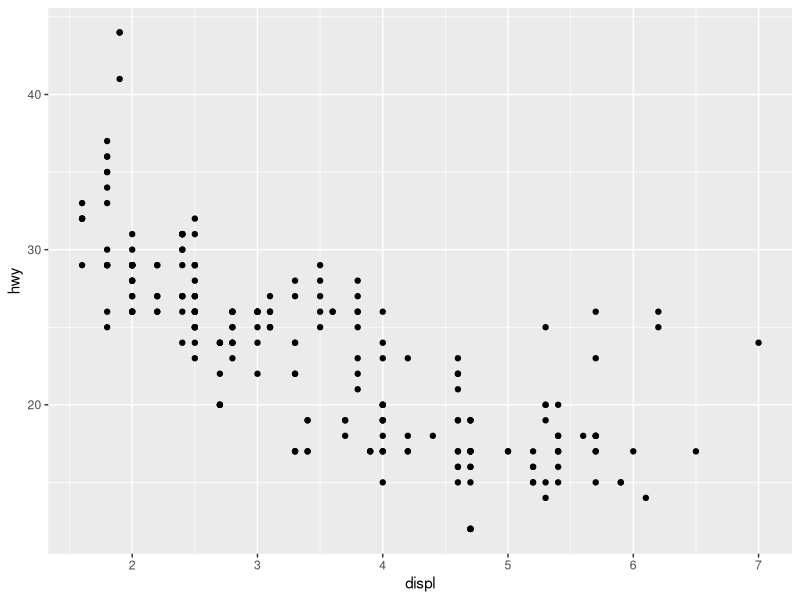
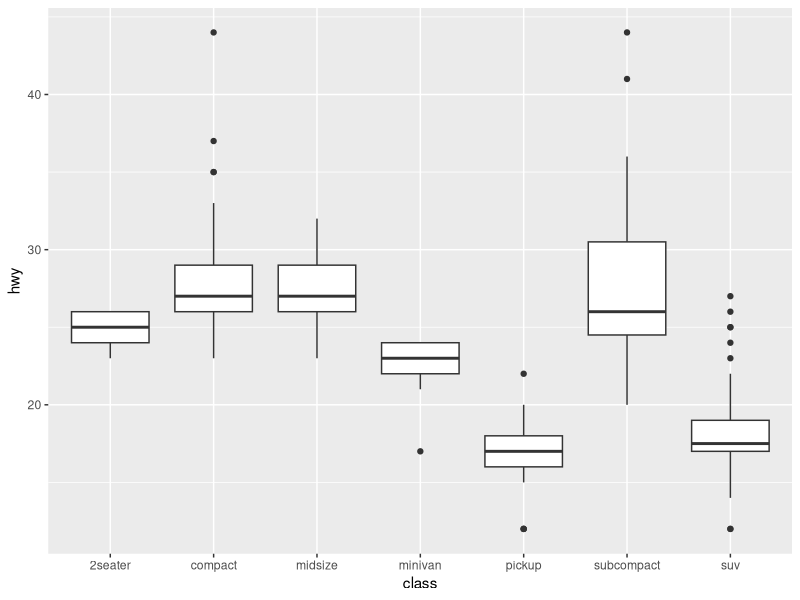
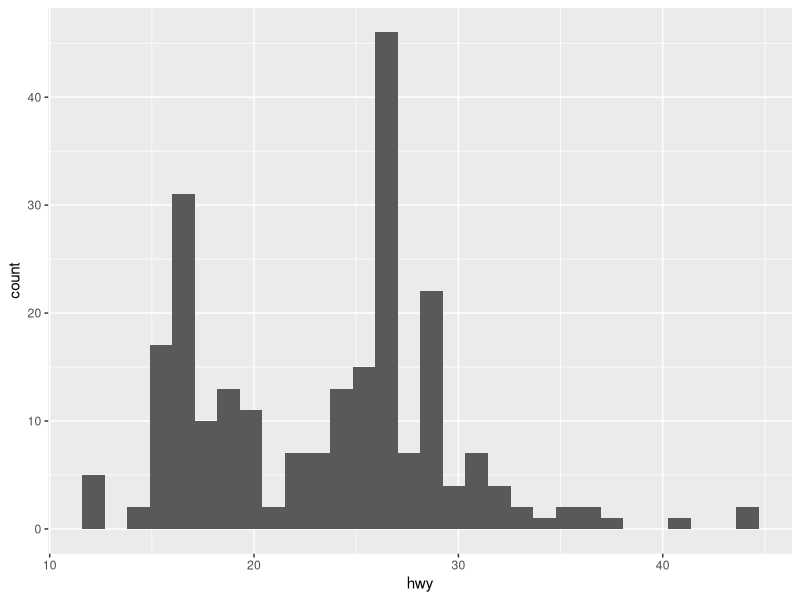
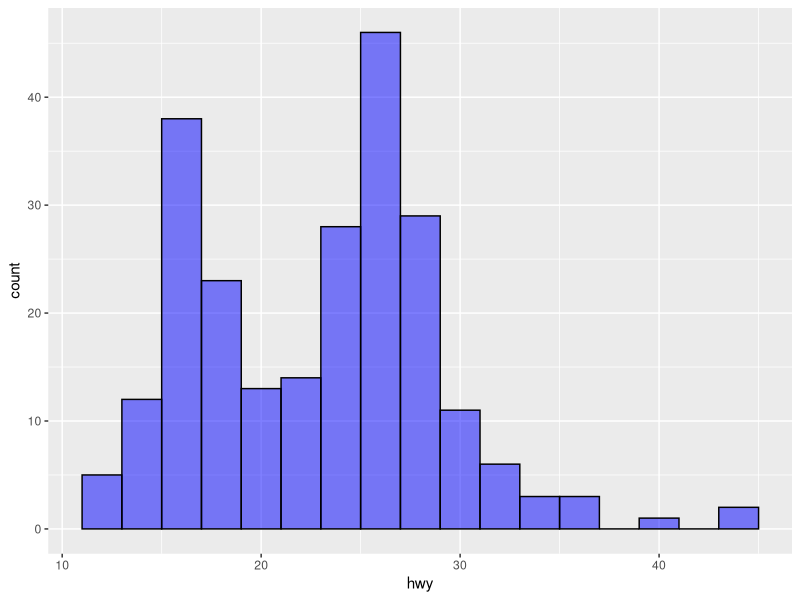
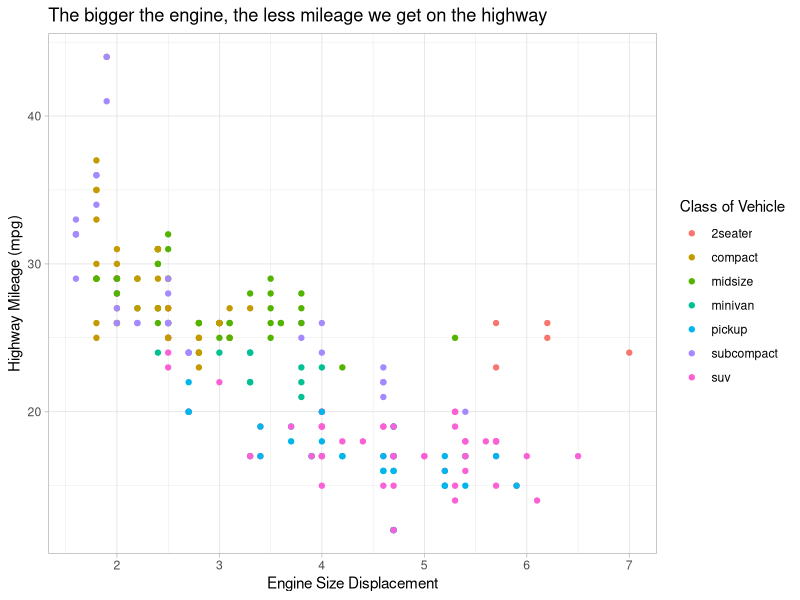
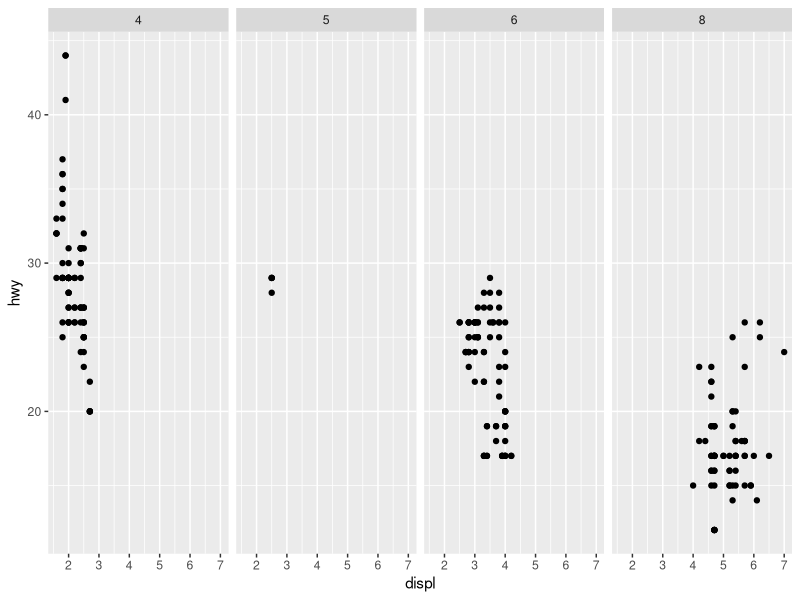
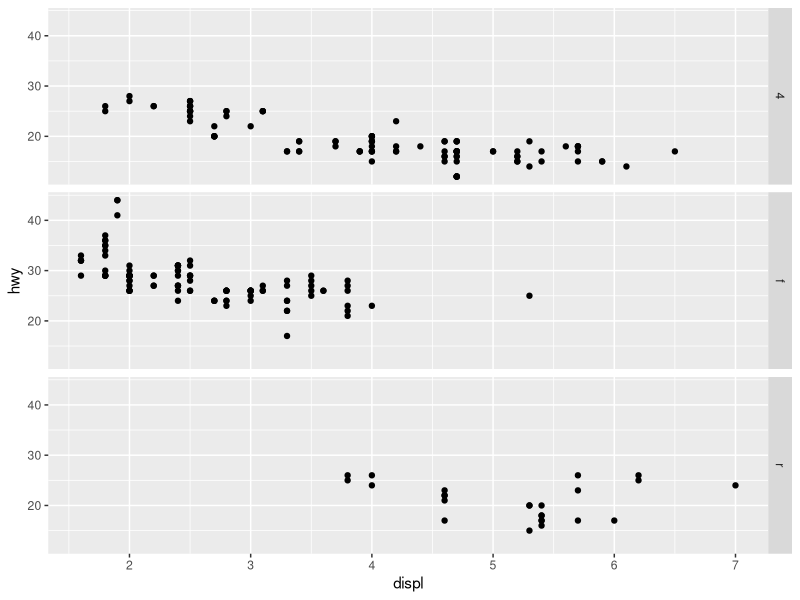
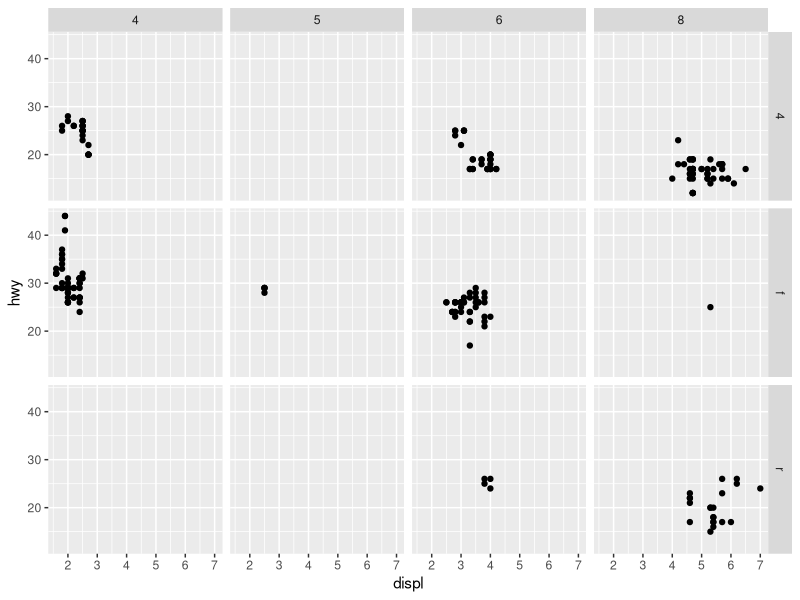

R code for these plots, in order:
## ---- chunk 1
#| label: setup
#| include: false
library(tidyverse)
## ---- chunk 2
mpg
## ---- chunk 3
ggplot(mpg) + 
  geom_point(aes(x = displ,
                 y = hwy))
## ---- chunk 4
ggplot(data = mpg) +
  geom_boxplot(mapping = aes(x = class, y = hwy))
## ---- chunk 5
ggplot(mpg) +
  geom_histogram(aes(x = hwy)) 
## ---- chunk 6
ggplot(mpg) +
  geom_histogram(aes(x = hwy), binwidth = 2, 
                 fill = "blue",
                 alpha = 0.5,
                 color = "black") 
## ---- chunk 7
ggplot(data = mpg) +
  geom_point(mapping = aes(x = displ,
                           y = hwy,
                           color = class)) +
  labs(x = "Engine Size Displacement",
       y = "Highway Mileage (mpg)",
       color ="Class of Vehicle",
       title = "The bigger the engine, the less mileage we get on the highway") +
  theme_light()
           
## ---- chunk 8
# Makes a plot that the commands below will modify
q <- ggplot(mpg) + geom_point(aes(x = displ, y = hwy))

#makes one row, four columns by cyl
q + facet_grid(. ~ cyl) 
#makes three rows, one column by drv
q + facet_grid(drv ~ .)
#makes three rows by drv, four columns by cyl
q + facet_grid(drv ~ cyl)
#makes a graph for each value in class
q + facet_wrap(~ class)
## ---- chunk 9
ggplot(mpg) +
  geom_bar(aes(x = class, 
               fill = drv),
           position = position_dodge()) +
labs(x = "Class of Vehicle",
     y = "Number of Vehicles in Sample",
     fill = "Types of Drive")+ 
  theme_bw()
## ---- chunk 10
#| label: plot-with-displ-hwy-class
ggplot(mpg, aes(x = displ, y = hwy)) + 
  geom_point(aes(color = class)) +
  geom_smooth(color = "black",
              se = FALSE,
              method = "lm") +
  scale_color_viridis_d() 
  ggsave("example.jpg", width = 6, heigh = 4)
